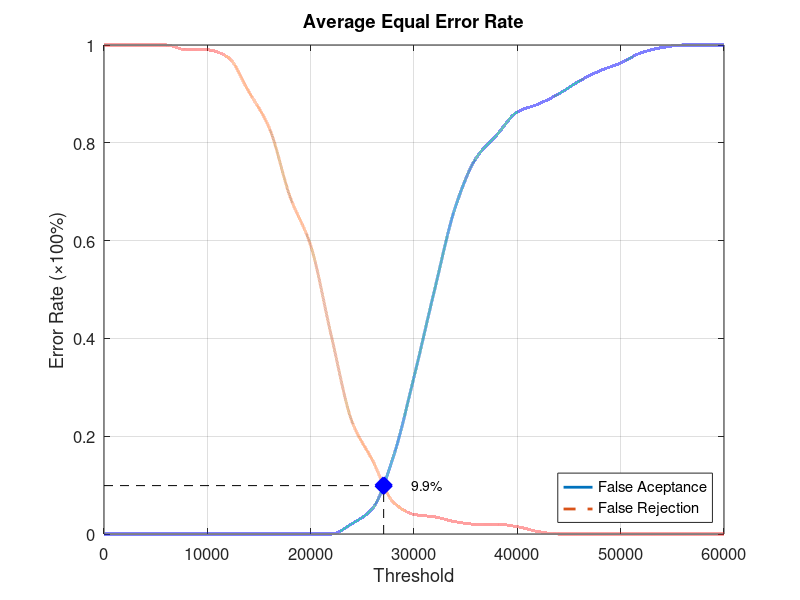
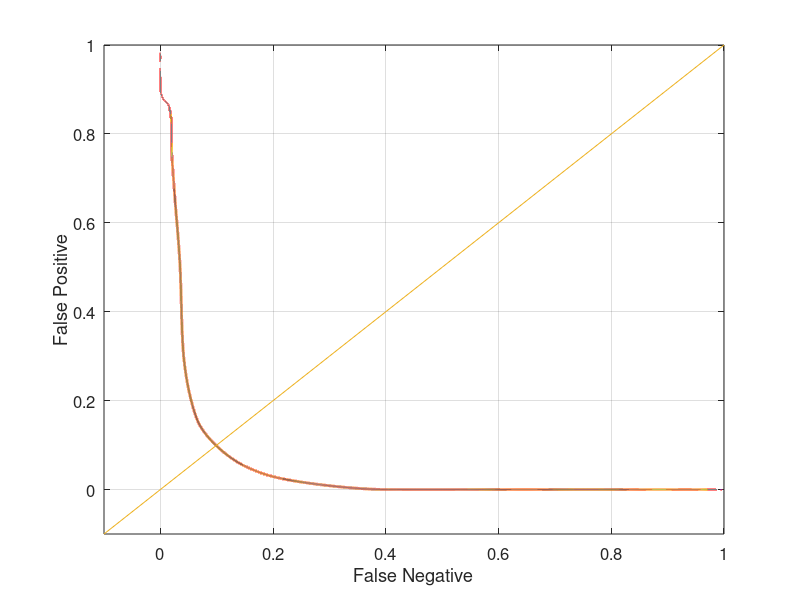

The MATLAB script that drew these images, in order:
function yEER = Database4_3
close all;
clear;
clc;
x = 0:2000:60000;
xq = 0:0.5:60000;

y0 = [0 0 0 0 0 0 0 0 0 0 0 0 0.0210526 0.0526316 0.157895 0.321053 0.5 0.668421 0.768421 0.815789 0.863158 0.878947 0.9 0.926316 0.947368 0.963158 0.984211 0.994737 1 1 1];
yy0 = interp1(x, y0, xq, 'pchip');
y1 = [1 1 1 1 0.99 0.99 0.975 0.905 0.83 0.69 0.59 0.405 0.23 0.15 0.065 0.04 0.035 0.025 0.02 0.02 0.015 0.005 0 0 0 0 0 0 0 0 0];
yy1 = interp1(x, y1, xq, 'pchip');

% Calculating EER: 
y2 = abs(y0 - y1);
find(y2 == min(y2))
yy2 = abs(yy0 - yy1);
xEER = find(yy2 == min(yy2));
xEERIndex = xq(xEER) % X-axis EER
yEER = yy0(xEER) % Y-axis EER

main = figure
plot(xq, yy0,'-','LineWidth', 2);	hold on
plot(xq, yy1,'--','LineWidth', 2);	hold on
plot([xEERIndex xEERIndex], [0 yEER], 'k--');	hold on
plot([0 xEERIndex], [yEER yEER], 'k--');	hold on
plot(xEERIndex, yEER, 'bx', 'LineWidth', 10);	hold on
text(xEERIndex + 10 * xEERIndex / 100, yEER, [num2str(round((10000 * yEER)) / 100) '%'])
legend('False Aceptance', 'False Rejection', 'Location', 'SouthEast')
xlabel('Threshold')
ylabel('Error Rate (\times100%)')
title('Average Equal Error Rate')
set(gca, 'FontSize', 12)
axis([0 60000 0 1])
grid on

print(main, 'Database4_3Main', '-dpng');
FNRxFPR = figure('Color', [1 1 1]);
plot(yy1, yy0, '-', yy1, yy0, 'LineWidth', 2);
hold on
y = -0.1:0.1:1
plot(y, y); 
set(gca, 'FontSize', 12)
xlabel('False Negative')
ylabel('False Positive')
axis([-0.1 1 -0.1 1])
set(gca, 'FontSize', 12)
grid on

print(FNRxFPR, 'Database4_3FNRxFPR','-dpng');
end
